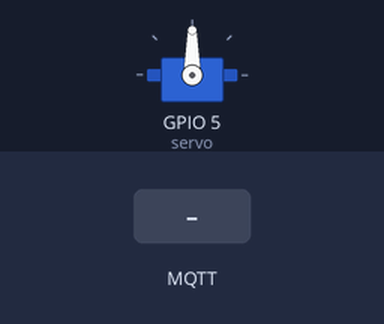
Recording of a sketch running on a simulated ESP8266 (NodeMCU). On the bench: servo. The test bench sets the inputs (shaded band). WiFi joins after 1.5 s; servers stay silent unless stated; no MQTT or app messages arrive unless stated; what the sketch prints to the serial monitor is not drawn.

Above: at 2.7 s.
2.8 s: MQTT message "1" arrives on the first subscribed topic
At 4.0 s:
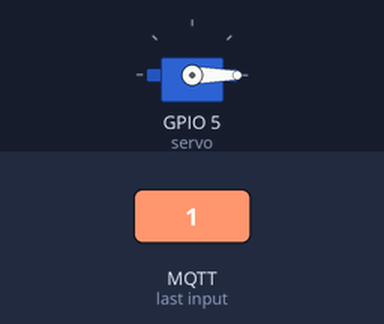
4.3 s: MQTT message "0" arrives on the first subscribed topic
At 5.3 s:
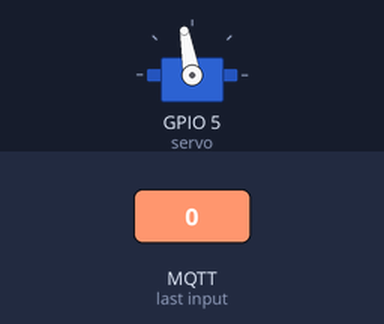
Timing chart, 0 to 7.3 s (numbered marks = the images above; inputs shaded):
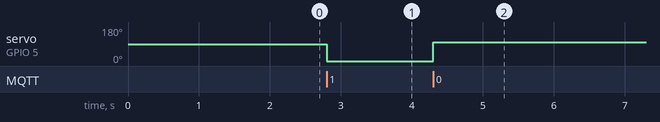

The sketch:

sketch_esp8266_servo.ino
```cpp
#include <WiFiClientSecure.h>
#include <ESP8266WiFi.h>
#include <PubSubClient.h>
#include <stdio.h>
#include <stdlib.h>
#include <string.h>
 #include <Servo.h>

const char* ssid = "FSB-201";      //Wifi connect
const char* password = "123@123a";   //Password

const char* mqtt_broker = "192.168.1.69"; // Change it
const int mqtt_port = 1883;
const char *mqtt_topic = "smartparking/servo_sensor";
const char* mqtt_username = "fsb2024"; //User
const char* mqtt_password = "12345678"; //Password

WiFiClient espClient;
PubSubClient mqtt_client(espClient);

char servoData = '0';
int closeStateDegree = 100;
int openStateDegree = 0;
Servo servo;

void connectToWiFi();

void connectToMQTTBroker();

void mqttCallback(char *topic, byte *payload, unsigned int length);

void setup() {
    Serial.begin(9600);
    servo.attach(5);
    connectToWiFi();
    mqtt_client.setServer(mqtt_broker, mqtt_port);
    mqtt_client.setCallback(mqttCallback);
    connectToMQTTBroker();
}

bool convertPayloadToBool(byte *payload, unsigned int length) {
    // Ensure that length is 1 to avoid accessing invalid memory
    if (length == 1) {
        // Convert the single character to a boolean
        return (*payload == '1');
    }
    // Handle cases where length is not 1, though it's expected to be 1
    return false;  // Or handle it as appropriate for your logic
}

void connectToWiFi() {
    WiFi.begin(ssid, password);
    Serial.print("Connecting to WiFi");
    while (WiFi.status() != WL_CONNECTED) {
        delay(500);
        Serial.print(".");
    }
    Serial.println("\nConnected to the WiFi network");
}

void connectToMQTTBroker() {
    while (!mqtt_client.connected()) {
        String client_id = "esp8266-client-" + String(WiFi.macAddress());
        Serial.printf("Connecting to MQTT Broker as %s.....\n", client_id.c_str());
        if (mqtt_client.connect(client_id.c_str(), mqtt_username, mqtt_password)) {
            Serial.println("Connected to MQTT broker");
            mqtt_client.subscribe(mqtt_topic);
            // Publish message upon successful connection
            mqtt_client.publish(mqtt_topic, "Connect successfully");
        } else {
            Serial.print("Failed to connect to MQTT broker, rc=");
            Serial.print(mqtt_client.state());
            Serial.println(" try again in 5 seconds");
            delay(5000);
        }
    }
}

void mqttCallback(char *topic, byte *payload, unsigned int length) {
    if(strcmp(topic, mqtt_topic) == 0){
      char result = (char) payload[0];
      if(result != servoData){
          if(result == '1') {
              servo.write(openStateDegree);
          } else {
              servo.write(closeStateDegree);
          }
          servoData = result;
      }
    }
    delay(500);
}

void loop() {
    if (!mqtt_client.connected()) {
        connectToMQTTBroker();
    }
    mqtt_client.loop();
}
```

Measured:
- after the input at 2.8 s, servo on GPIO 5 (servo): 90° → 0° at once
- after the input at 4.3 s, servo on GPIO 5 (servo): 0° → 100° at once
